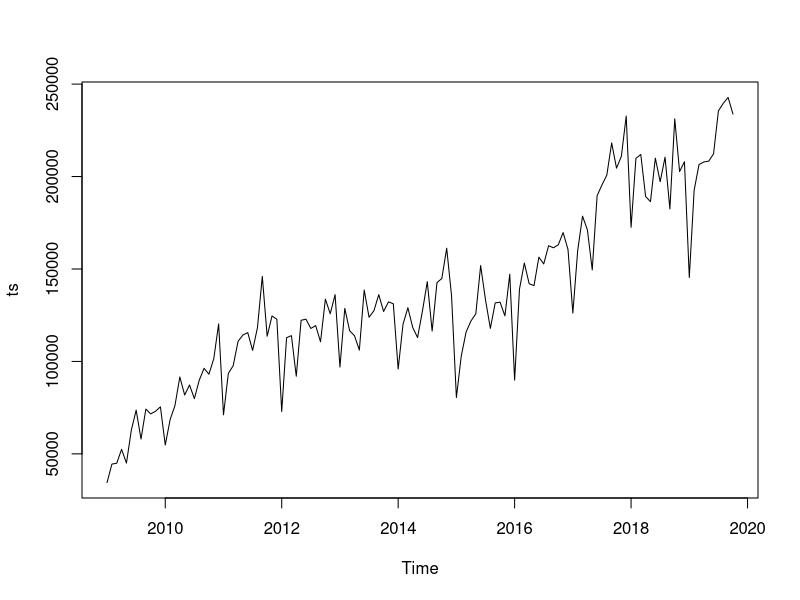
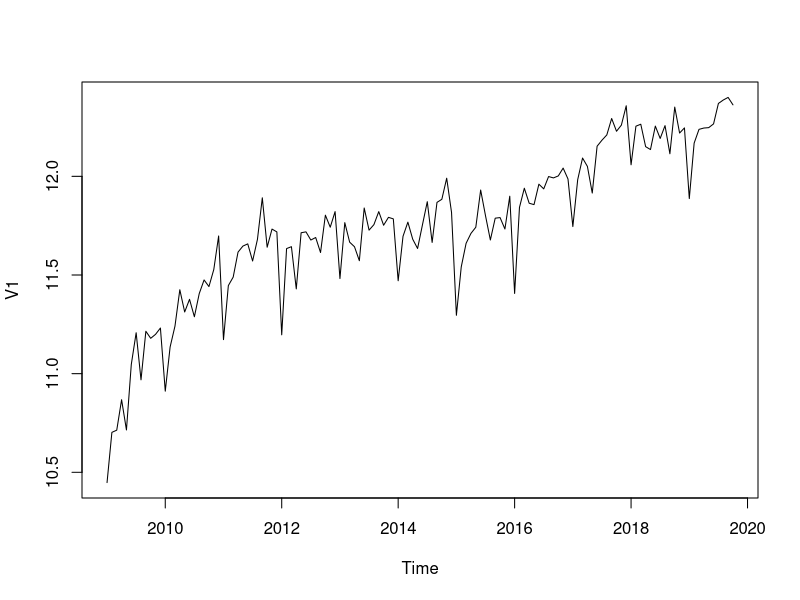
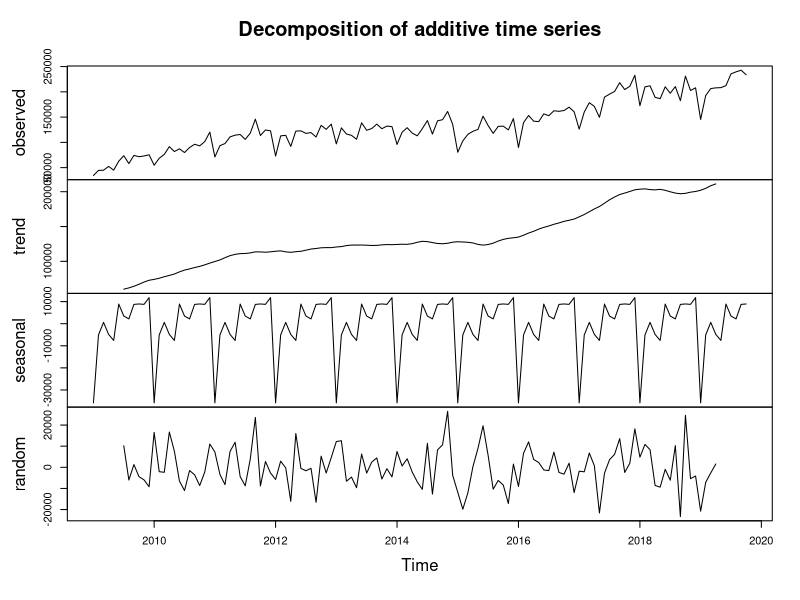
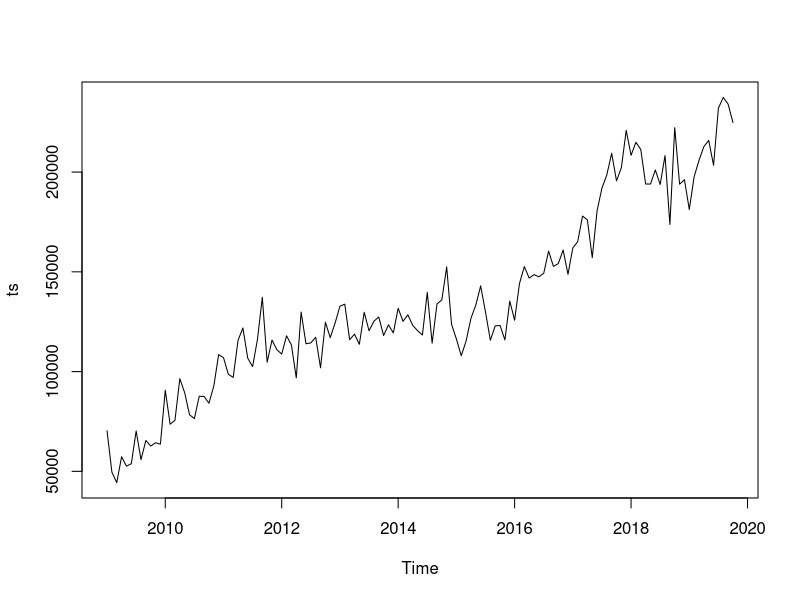
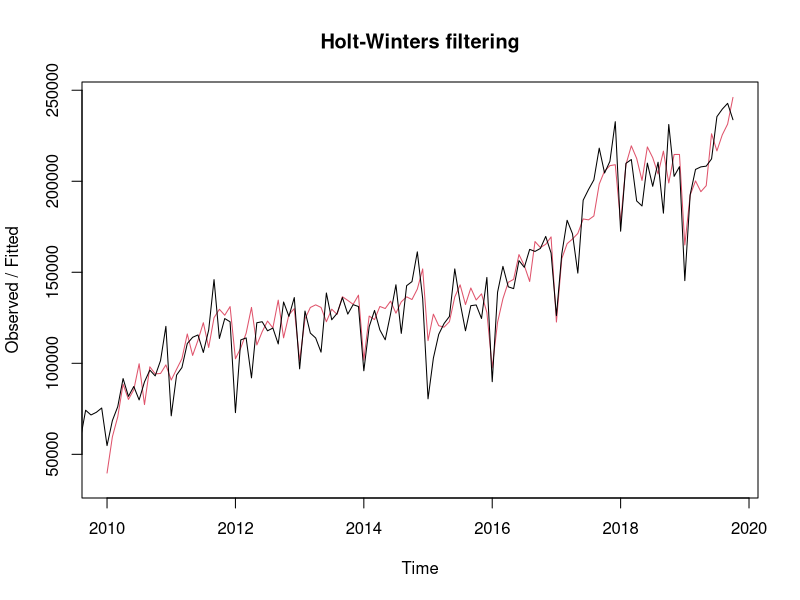
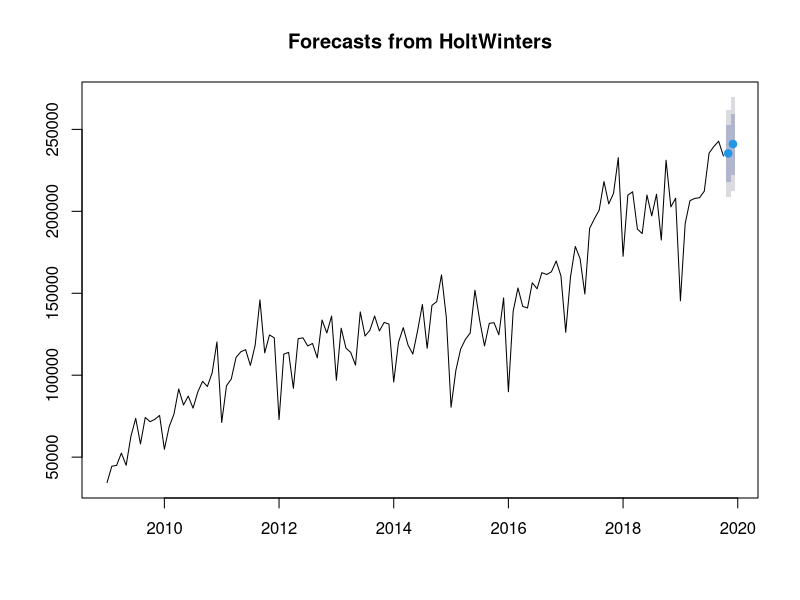
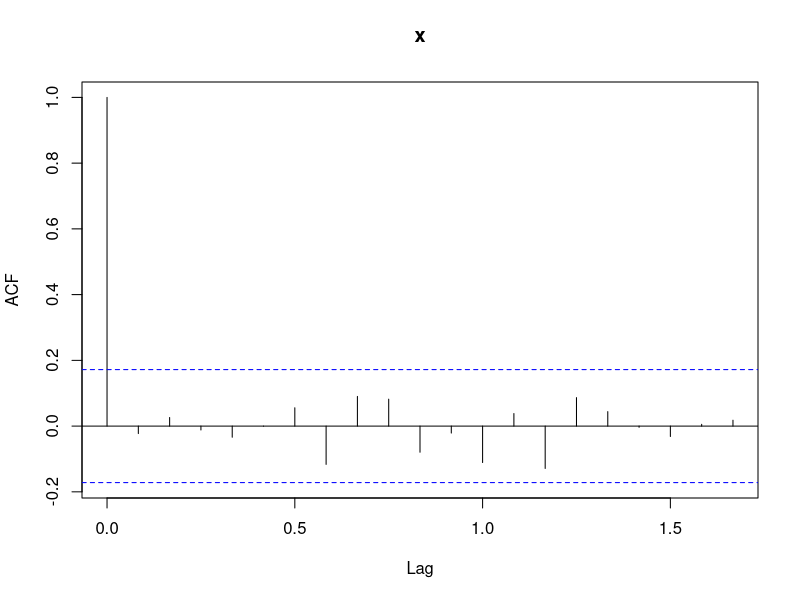
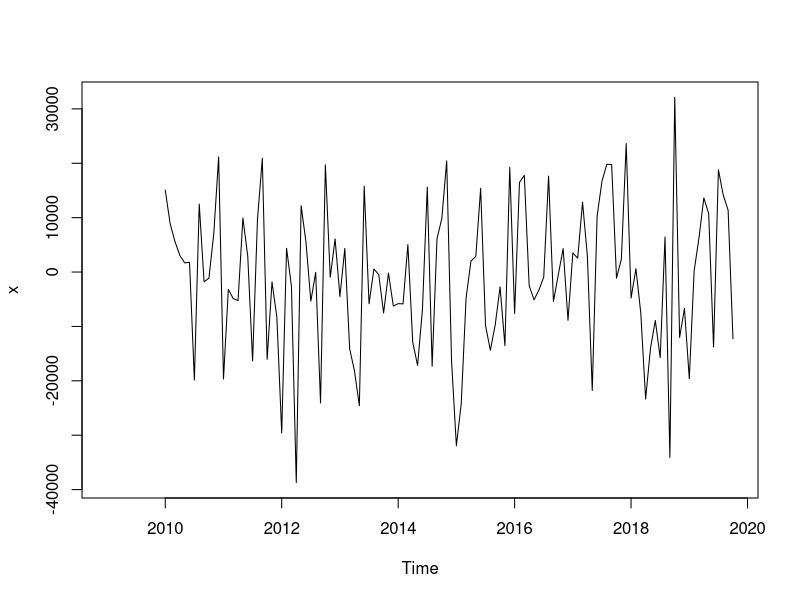

The R source for these figures, in order:
## ---- chunk 1
library(readxl)
library(forecast)
## ---- chunk 2

plotForecastErrors <- function(forecasterrors)
{
  # make a histogram of the forecast errors:
  mybinsize <- IQR(forecasterrors,na.rm = T)/4
  mysd   <- sd(forecasterrors, na.rm = T)
  mymin  <- min(forecasterrors,na.rm = T) - mysd*5
  mymax  <- max(forecasterrors, na.rm = T) + mysd*3
  # generate normally distributed data with mean 0 and standard deviation mysd
  mynorm <- rnorm(10000, mean=0, sd=mysd)
  mymin2 <- min(mynorm)
  mymax2 <- max(mynorm)
  if (mymin2 < mymin) { mymin <- mymin2 }
  if (mymax2 > mymax) { mymax <- mymax2 }
  # make a red histogram of the forecast errors, with the normally distributed data overlaid:
  mybins <- seq(mymin, mymax, mybinsize)
  hist(forecasterrors, col="red", freq=FALSE, breaks=mybins)
  # freq=FALSE ensures the area under the histogram = 1
  # generate normally distributed data with mean 0 and standard deviation mysd
  myhist <- hist(mynorm, plot=FALSE)
  # plot the normal curve as a blue line on top of the histogram of forecast errors:
  points(myhist$mids, myhist$density, type="l", col="blue", lwd=2)
}

growth <- function(present, past) {
  (present - past) / past
}

## ---- chunk 3
# library(readxl)

df <- read_xlsx("Export_for_TS.xlsx")
df = df[1,]
df = df[-c(1,2)]

df2 = read_xlsx('export_19xlsx.xlsx')
df = t(df)
df2$...1 = c(paste0(2019,"-",1:10))
rownames(df2) =df2$...1
df2$...1 = NULL
colnames(df2) = "V1"
df = as.data.frame(df)

df3 = rbind(df,df2)
ts = ts(df3,start=c(2009,1), frequency = c(12))
## ---- chunk 4
ts.plot(ts)

## ---- chunk 5
log_ts <- log(ts)
plot.ts(log_ts)

## ---- chunk 6
ts_components <- decompose(ts)
## ---- chunk 7
ts_components$seasonal
## ---- chunk 8
plot(ts_components)
## ---- chunk 9

ts_seasonall <- ts - ts_components$seasonal

## ---- chunk 10
plot(ts_seasonall)

## ---- chunk 11
ts_forcaste <- HoltWinters(ts)
ts_forcaste
#
## ---- chunk 12
ts_forcaste$SSE

## ---- chunk 13
plot(ts_forcaste)
## ---- chunk 14
ts_forcaste2 = forecast:::forecast.HoltWinters(ts_forcaste, h= 2)
(as.data.frame(ts_forcaste2))[1]
## ---- chunk 15
forecast:::plot.forecast(ts_forcaste2)
## ---- chunk 16
year_2018 <- window(ts,2018, c(2018,12))
year_2019 <- window(ts, 2019)
year_2019_predict_HW <- (as.data.frame(ts_forcaste2))[1][c(1:2),]
sum_year_2019 = sum(c(year_2019,year_2019_predict_HW))
growth_HW <- growth(sum_year_2019,sum(year_2018))
growth_HW 
## ---- chunk 17
acf(ts_forcaste2$residuals, lag.max=20, na.action = na.pass)
Box.test(ts_forcaste2$residuals, lag=20, type="Ljung-Box")
## ---- chunk 18
plot.ts(ts_forcaste2$residuals)

## ---- chunk 19
plotForecastErrors(ts_forcaste2$residuals)
## ---- chunk 20
plot.ts(ts)
ts_diff1 <-  diff(ts, differences = 1)

plot.ts(ts_diff1)
## ---- chunk 21

acf(ts_diff1, lag.max=20)             # plot a correlogram
## ---- chunk 22
acf(ts_diff1, lag.max=20, plot=FALSE) # get the autocorrelation values
## ---- chunk 23
pacf(ts_diff1, lag.max=20)             # plot a partial correlogram
pacf(ts_diff1, lag.max=20, plot=FALSE) # get the partial autocorrelation values
## ---- chunk 24
ts_arima = Arima(ts, order=c(0,1,0),seasonal = list(order = c(0,1,0)))
ts_arima
## ---- chunk 25
ts_arima_forecast = forecast(ts_arima,h = 2)
ts_arima_forecast

forecast:::plot.forecast(ts_arima_forecast)
## ---- chunk 26

this_year_predict_ARIMA <- (as.data.frame(ts_arima_forecast))[1]
year_2019_predict_ARIMA <- (as.data.frame(ts_arima_forecast))[1][c(1:2),]
sum_year_2019 = sum(c(year_2019,year_2019_predict_ARIMA))
growth_ARIMA <- growth(sum_year_2019,sum(year_2018))
growth_ARIMA 

## ---- chunk 27
acf(ts_arima_forecast$residuals, lag.max=20)
Box.test(ts_arima_forecast$residuals, lag=20, type="Ljung-Box")
## ---- chunk 28
plot.ts(ts_arima_forecast$residuals)            # make time plot of forecast errors
plotForecastErrors(ts_arima_forecast$residuals)
## ---- chunk 29

fit3 <- auto.arima(ts)
fit3

fit_forecast = forecast(fit3,h=2)
plot(fit_forecast)
# str(fit)
## ---- chunk 30

year_2019_predict_auto.arima <- (as.data.frame(fit_forecast))[1][c(1:2),]
year_2019_predict_auto.arima_95_low <- (as.data.frame(fit_forecast))[4][c(1:2),]
year_2019_predict_auto.arima_95_high <- (as.data.frame(fit_forecast))[5][c(1:2),]

sum_year_2019 = sum(c(year_2019,year_2019_predict_auto.arima))
sum_year_2019_low = sum(c(year_2019,year_2019_predict_auto.arima_95_low))
sum_year_2019_high = sum(c(year_2019,year_2019_predict_auto.arima_95_high))


growth_auto.arima <- -growth(sum(year_2018),sum_year_2019)
growth_auto.arima_95_low <- -growth(sum(year_2018),sum_year_2019_low)
growth_auto.arima_95_high <- -growth(sum(year_2018),sum_year_2019_high)

growth_auto.arima
growth_auto.arima_95_low
growth_auto.arima_95_high

## ---- chunk 31
df = rbind(growth_ARIMA, growth_auto.arima, growth_HW)
df = as.data.frame(t(df))
rownames(df) = "november-2019"
writexl::write_xlsx(df,"export_total-19.xlsx")
